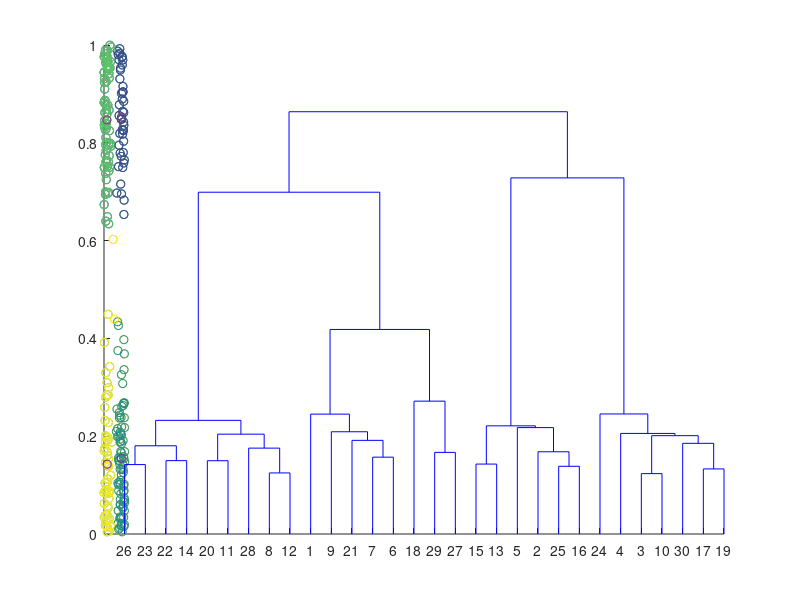

This figure's MATLAB source:
load('cluster_data.mat')
%Question 1:
%Answer: upload A2Q1
link=linkage(cluster_data,'single');
clust=cluster(link,'Maxclust',4);
hold on;
scatter(cluster_data(:,1),cluster_data(:,2),[],clust);
[~,centroids]=kmeans(cluster_data,4);
scatter(centroids(:,1),centroids(:,2),'rx');
hold off;
%Question 2:
%Answer: upload A2Q2
link=linkage(cluster_data,'complete');
clust=cluster(link,'Maxclust',4);
hold on;
scatter(cluster_data(:,1),cluster_data(:,2),[],clust);
[~,centroids]=kmeans(cluster_data,4);
scatter(centroids(:,1),centroids(:,2),'rx');
hold off;
%Quesion 3:
%Answer: True, because the differences that exist are not the majority.
%Question 4:
%Answer: False, because there are differences between the 2 results.
%Question 5:
%Answer: upload A2Q5
link=linkage(cluster_data,'average');
clust=cluster(link,'Maxclust',4);
dendrogram(link,'ColorThreshold','default');
%Question 6:
%Answer: Looking at the cut-off point, the answer is 4.
%Question 7:
%Answer: False, because all points need to be allocated. I think...
%Question 8:
%Answer: Upload Assignment2.m